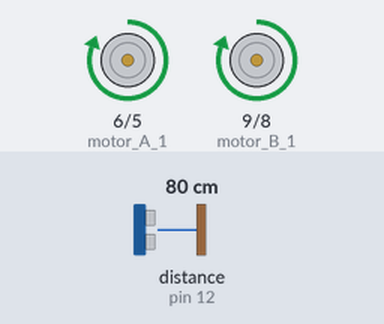
A sketch run on a simulated Arduino Uno, built with avr-gcc and run on an emulated ATmega328P. Parts: motor-driver pin pairs drawn as motors (green arrow = first pin HIGH = forward, orange = second pin HIGH = backward, longer = more drive). Wiring (inferred from the names in the program): ultrasonic range finder: trigger pin 13; echo pin 12. Inputs (shaded band) come from the test bench; at power-on: distance to the obstacle (sensor on pin 12) 80 cm. The echo pulse lasts 58.3 µs per cm.

Above: at 1.2 s.
1.3 s: distance to the obstacle (sensor on pin 12) set to 10 cm
2.8 s: distance to the obstacle (sensor on pin 12) set to 7 cm
At 4.2 s:
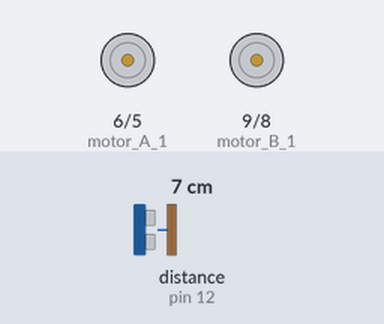
At 4.63 s:
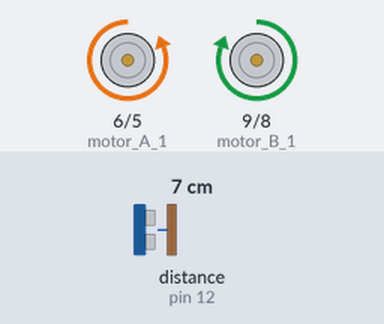
Timing chart, 0 to 11.8 s (numbered marks = the images above; inputs shaded):
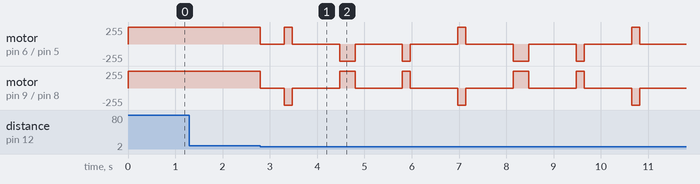

Measured:
- the behaviour switches between 9 and 8 cm on distance to the obstacle (sensor on pin 12) (found by bisection; images 0 and 1)
- after the input at 1.3 s, every drawn part: stays the same

The sketch:

obstrucle_2.ino
```cpp
#include <IRremote.h>


#define PWR 0x800FFA25D
#define bACK  0x800FF02FD
#define vOL 0x800FF9867
#define PREV 0x800FFE01F
#define pLAY 0x800FF906F
#define irPin 7
#define echoPinFront 12
#define trigPinFront 13
int motor_A_1 = 6;
int motor_A_2 = 5;
int motor_B_1 = 9;
int motor_B_2 = 8;
boolean isNear();
void stopMotor();
void forwardDerection();
void reverseDerection();
void leftDerection();
void rightDerection();


byte ledState;
IRrecv irrecv(irPin);
decode_results results;

void setup() {
  Serial.begin(9600);
  pinMode(motor_A_1, OUTPUT);
  pinMode(motor_A_2, OUTPUT);
  pinMode(motor_B_1, OUTPUT);
  pinMode(motor_B_2, OUTPUT);
  pinMode(trigPinFront, OUTPUT);
  pinMode(echoPinFront, INPUT);
  irrecv.enableIRIn();
}

void loop() {
  if (irrecv.decode(&results)) {
    switch (results.value) {
      case PWR:
        stopMotor();
        delay(7000);
        exit;
      case bACK:
        forwardDerection();
        delay(200);
        irrecv.resume();
        stopMotor();
        break;
      case vOL:
        reverseDerection();
        irrecv.resume();
        delay(200);
        stopMotor();
        break;
      case PREV:
        rightDerection();
        irrecv.resume();
        delay(200);
        stopMotor();
        break;
      case pLAY:
        leftDerection();
        irrecv.resume();
        delay(200);
        stopMotor();
        break;
      default:
        irrecv.resume();
        stopMotor();
    }
  }
  else {
    if (isNear()) {
      stopMotor();
      leftDerection();
      delay(170);
      stopMotor();
      if (isNear()) {
        stopMotor();
        rightDerection();
        delay(330);
        stopMotor();
        if (isNear()) {
          stopMotor();
          rightDerection();
          delay(170);
          stopMotor();
        }
      }
    }
    else {
      forwardDerection();
    }
  }
}
boolean isNear() {
  digitalWrite(trigPinFront, LOW);
  delayMicroseconds(2);
  digitalWrite(trigPinFront, HIGH);
  delayMicroseconds(10);
  digitalWrite(trigPinFront, LOW);

  if (pulseIn(echoPinFront, HIGH) >= 500) {
    return false;
  }
  return true;
}

void stopMotor() {
  digitalWrite(motor_A_1, LOW);
  digitalWrite(motor_A_2, LOW);
  digitalWrite(motor_B_1, LOW);
  digitalWrite(motor_B_2, LOW);
  delay(500);
}

void forwardDerection() {
  digitalWrite(motor_A_1, HIGH);
  digitalWrite(motor_A_2, LOW);
  digitalWrite(motor_B_1, HIGH);
  digitalWrite(motor_B_2, LOW);
}
void reverseDerection() {
  digitalWrite(motor_A_1, LOW);
  digitalWrite(motor_A_2, HIGH);
  digitalWrite(motor_B_1, LOW);
  digitalWrite(motor_B_2, HIGH);
}
void leftDerection() {
  digitalWrite(motor_A_1, HIGH);
  digitalWrite(motor_A_2, LOW);
  digitalWrite(motor_B_1, LOW);
  digitalWrite(motor_B_2, HIGH);
}
void rightDerection() {
  digitalWrite(motor_A_1, LOW);
  digitalWrite(motor_A_2, HIGH);
  digitalWrite(motor_B_1, HIGH);
  digitalWrite(motor_B_2, LOW);
}
```
